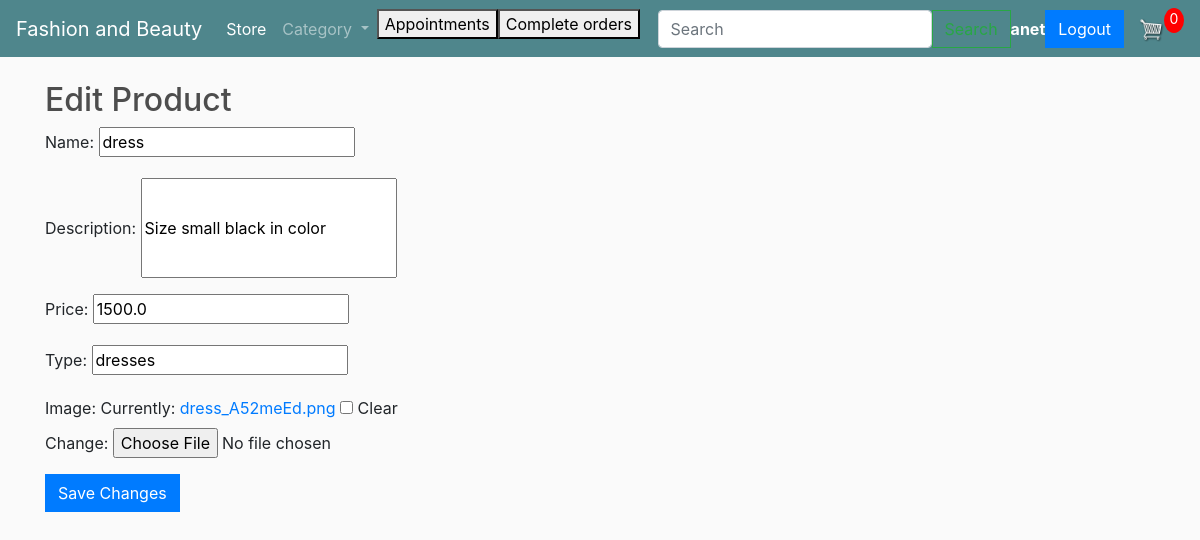
Page /edit_product/1/ (signed in) on the committed database.
### myfashionbeauty/models.py (models this page shows, shortened)
class Customer(AbstractUser):
    email = models.CharField(max_length=200)
    is_customer=models.BooleanField("is_customer", default=True)
    is_vendor=models.BooleanField("is_vendor", default=False)

class Product(models.Model):
    vendor = models.ForeignKey(settings.AUTH_USER_MODEL, on_delete=models.CASCADE, null=True)
    name = models.CharField(max_length=200)
    price = models.FloatField(max_length=7, default=0.00)
    description = models.TextField(default="")
    type=models.CharField(default="none", max_length=50)
    image = models.ImageField(null=True, blank=True)

### myfashionbeauty/views.py (the view)
# urls.py: path('edit_product/<int:product_id>/', views.edit_product, name="edit_product"),
@login_required(login_url='login')
def edit_product(request, product_id):
    product = get_object_or_404(Product, pk=product_id)
    if request.method == 'POST':
        form = ProductForm(request.POST, request.FILES, instance=product)
        if form.is_valid():
            form.save()
            return redirect('vendor')
    else:
        form = ProductForm(instance=product)
    return render(request, 'edit_product.html', {'form': form})

### myfashionbeauty/forms.py
class ProductForm(forms.ModelForm):
    description = forms.CharField(widget=TextInput(attrs={'style': 'height: 100px;'}))
    class Meta:
        model = Product
        fields = ['name', 'description', 'price', 'type', 'image']
    def __init__(self, *args, **kwargs):
        super().__init__(*args, **kwargs)
        instance = kwargs.get('instance')
        if instance:
            self.initial['name'] = instance.name
            self.initial['description'] = instance.description
            self.initial['price'] = instance.price
            self.initial['type'] = instance.type
            self.initial['image'] = instance.image

### myfashionbeauty/templates/edit_product.html (shortened to what this page needs)
{% extends 'main.html' %}
{% block content %}
  <h2>Edit Product</h2>
  <form method="post" enctype="multipart/form-data">
    {{ form.as_p }}
    <button type="submit" class="btn btn-primary">Save Changes</button>
  </form>
{% endblock content %}

### myfashionbeauty/templates/main.html (shortened to what this page needs)
<!DOCTYPE html>
{% load static %}
<html>
<head>
    <link rel="stylesheet" href="https://cdn.datatables.net/1.13.4/css/jquery.dataTables.css" />
    <link href="https://cdn.datatables.net/v/dt/jq-3.6.0/dt-1.13.4/b-2.3.6/b-colvis-2.3.6/b-html5-2.3.6/r-2.4.1/datatables.min.css" rel="stylesheet"/>
    <link rel="stylesheet" href="https://stackpath.bootstrapcdn.com/bootstrap/4.4.1/css/bootstrap.min.css"
>
     <link rel="stylesheet" type="text/css" href="{% static 'css/main.css' %}">
</head>
<body>
    <nav class="navbar navbar-expand-lg navbar-dark bg-dark">
        <a class="navbar-brand" href="{% url 'store' %}">Fashion and Beauty</a>
        <div class="collapse navbar-collapse" id="navbarSupportedContent">
            <ul class="navbar-nav mr-auto">
                <li class="nav-item active">
                    <a class="nav-link" href="{% url 'store' %}">Store <span class="sr-only">(current)</span></a>
                </li>
                <li class="nav-item dropdown">
                    <a class="nav-link dropdown-toggle" href="#" id="navbarDropdown" role="button"
                        data-toggle="dropdown" aria-haspopup="true" aria-expanded="false">
                        Category
                    </a>
                </li>
                <a href="{% url 'appointments' %}">
                    <button>Appointments</button>
                    <br>
                </a><br>
                <a href="{% url 'paid_orders' %}">
                    <button>Complete orders</button>
                </a>
            </ul>
            <form class="d-flex" action="{% url 'product_search' %}" method="get">
                <input class="form-control me-2" type="search" name="q" placeholder="Search" aria-label="Search">
                <button class="btn btn-outline-success" type="submit">Search</button>
              </form>
        </div>
        <br>
        <div class="form-inline my-2 my-lg-0">
            <span class="hello-msg" style="color:white"><strong>{{request.user.username}}</strong></span>
            <br>
            <span><a href="{% url 'logout' %}"><button class="btn btn-primary">Logout</button></a></span>
            <br>
            <a href="{% url 'cart' %}">
                <img id="cart-icon" src="{% static 'images/cart.png' %}">
            </a>
            <p id="cart-total">{% if cartItems %}{{cartItems}}{% else %} 0 {% endif %}</p>
        </div>
    </nav>
    <div class="container">
        <br>
        {% block content %}
        {% endblock content %}
    </div>
</body>

### static/css/main.css (style rules this page uses)
body { background-color: hsl(0, 0%, 98%); }
h1,h2,h3,h4,h5,h6 { color:hsl(0, 0%, 30%); }
.bg-dark { background-color: #4f868c!important; }
#cart-icon { width:25px; display: inline-block; margin-left: 15px; }
#cart-total { display: block; text-align: center; color:#fff; background-color: red; width: 20px; height: 25px; border-radius: 50%; font-size: 14px; }
.btn { border-radius: 0; }

### rows in the picture
Customer: user.username "anet"
Product: name "dress", description "Size small black in color", price "1500.0", type "dresses"
